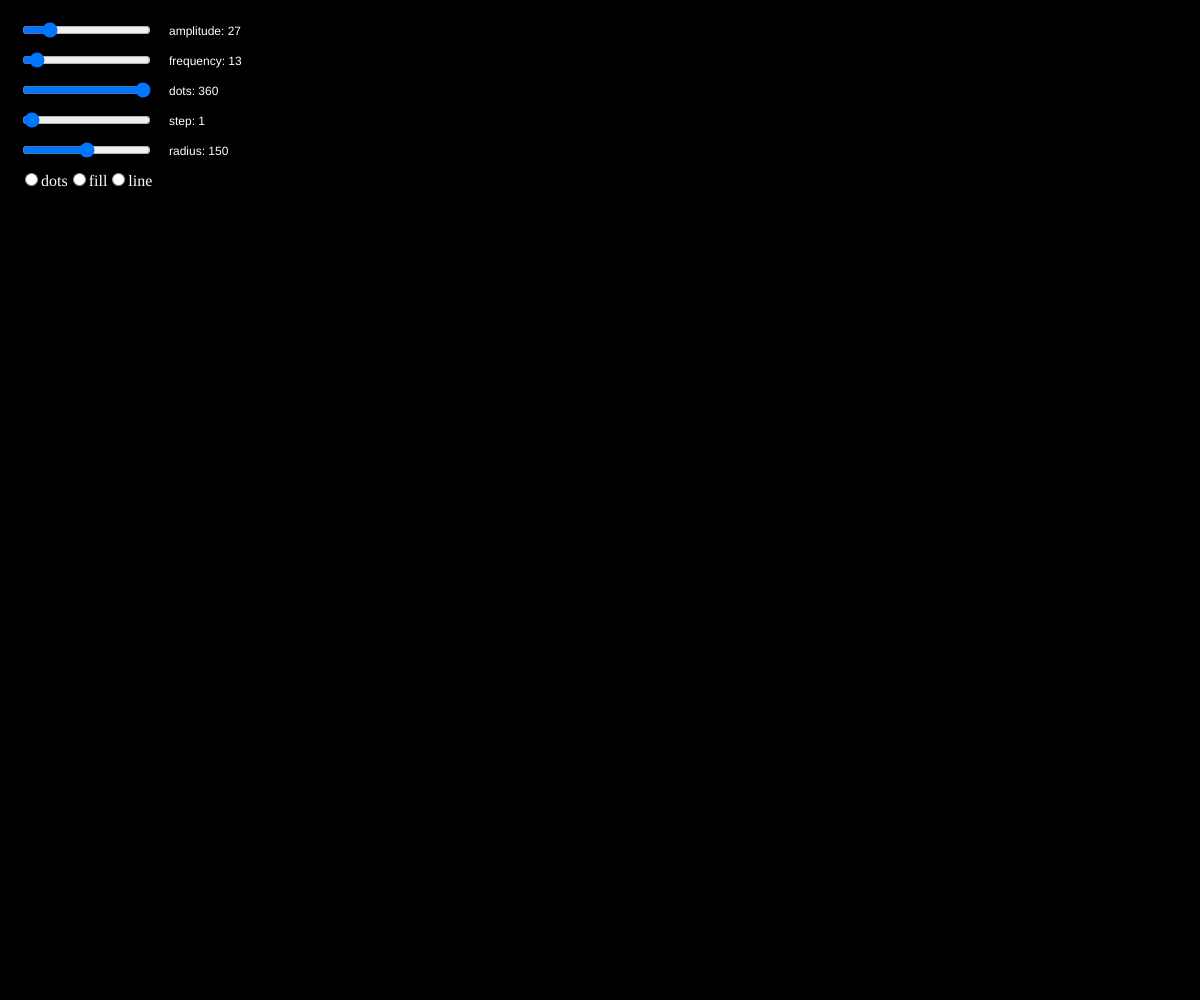
Frame 1 (no input)
Frame 60 (no input): identical to frame 1, image omitted
Frame 120 (the mouse pressed at the canvas centre since frame 60): identical to frame 1, image omitted

The p5.js sketch that drew this single still picture (run headless with seeded random() and noise() and a simulated clock; from frame 60 on, the mouse is pressed at the canvas centre):

// p5.js sketch
// ── sketch.js
// refs: https://www.wolframalpha.com/input/?i=polar+plot+r%3D4%2B0.5+sin(+8+theta)
let degree;
let initRadius = 150;
let speed = 0.5
let amplitude;
let amplitudeSlider;
let frequencySlider;
let frequency;
let dotsSlider;
let dots;
let stepSlider;
let step;
let radiusSlider;
let radius;
let radio;

function setup() {
  createCanvas(windowWidth, windowHeight);
  background(0);

  smooth();
  noFill();
  degree = 360;
	
  fill(255);

  // NOTE: Create sliders
  // createSlider(min, max, [value], [step])
  amplitudeSlider = createSlider(0, 150, 27, 1);
  amplitudeSlider.position(20, 20);
  frequencySlider = createSlider(0, 200, 13, 1);
  frequencySlider.position(20, 50);
  dotsSlider = createSlider(0, 360, 360, 1);
  dotsSlider.position(20, 80);
  stepSlider = createSlider(0.1, 50, 1, 0.1);
  stepSlider.position(20, 110);
  radiusSlider = createSlider(0, 300, 150, 1);
  radiusSlider.position(20, 140);

  radio = createRadio('draw-type');
  radio.style('color', '#ffffff');
  radio.option('dots');
  radio.option('fill');
  radio.option('line');
  radio.value('dots');
  radio.position(20, 170);
}

function draw() {
  background(0, 0, 0);
  drawUI();
  setParameter();
  degree += 0.1;

  switch(radio.value()) {
    case 'dots':
      drawDots();
      break;
    
    case 'fill':
      drawAmeba();
      break;

    case 'line':
      drawWireframe()
      break;
  }
}

function setParameter() {
  amplitude = amplitudeSlider.value();
  frequency = frequencySlider.value();
  dots = dotsSlider.value();
  step = stepSlider.value();
  radius = radiusSlider.value();
}

function drawUI() {
  fill(255);
  text('amplitude: ' + amplitudeSlider.value(), amplitudeSlider.x * 2 + amplitudeSlider.width, 35);
  text('frequency: ' + frequencySlider.value(), frequencySlider.x * 2 + frequencySlider.width, 65);
  text('dots: ' + dotsSlider.value(), dotsSlider.x * 2 + dotsSlider.width, 95);
  text('step: ' + stepSlider.value(), dotsSlider.x * 2 + dotsSlider.width, 125);
  text('radius: ' + radiusSlider.value(), dotsSlider.x * 2 + dotsSlider.width, 155);
  // text('fill', 50, 190);
}

function drawAmeba() {
	var centerX = width / 2; 
	var centerY = height / 2;

	push();
	randomSeed(1)
	noStroke();
  fill(255, 100, 100);
	translate(centerX, centerY);
	// rotate(radians(degree * 5));
	
	beginShape();
	for (var i=0; i < dots; i+=step){    
	// polar plot r=4+0.5 sin( 8 theta)
	const r = radius + amplitude * sin( radians(frequency * i ))			    
		var x = cos(radians(i)) * r
		var y = sin(radians(i)) * r
		curveVertex(x, y);
	}
	endShape(CLOSE);
	pop();	
}

function drawWireframe() {
	var centerX = width / 2; 
	var centerY = height / 2;

	push();
	randomSeed(1)
	stroke(255);
	noFill()
	translate(centerX, centerY);
	// rotate(radians(degree * 5));
	
	beginShape();
	for (var i=0; i < dots; i += step){    
	// polar plot r=4+0.5 sin( 8 theta)
	const r = radius + amplitude * sin( radians(frequency * i ))			    
		var x = cos(radians(i)) * r
		var y = sin(radians(i)) * r
    curveVertex(x, y);
    
    if (i === 0) {
      curveVertex(x, y);
    }
	}
	endShape(CLOSE);
	pop();	
}

function drawDots() {
  var centerX = width / 2; 
  var centerY = height / 2;
  
  push();
  randomSeed(1)
  noStroke();
  fill(255);
  translate(centerX, centerY);
	for (var i=0; i < dots; i+=step){    
		// polar plot r=4+0.5 sin( 8 theta)
	const r = radius + amplitude * sin( radians(frequency * i ))			    
		var x = cos(radians(i)) * r
		var y = sin(radians(i)) * r
		ellipse(x, y, 2, 2);
	}
	pop();
}
